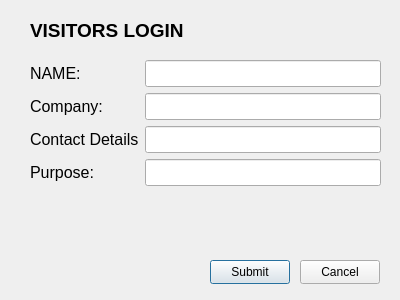
<?xml version="1.0" encoding="UTF-8"?>
<ui version="4.0">
 <class>guestwindow</class>
 <widget class="QDialog" name="guestwindow">
  <property name="geometry">
   <rect>
    <x>0</x>
    <y>0</y>
    <width>400</width>
    <height>300</height>
   </rect>
  </property>
  <property name="windowTitle">
   <string>Dialog</string>
  </property>
  <widget class="QWidget" name="formLayoutWidget">
   <property name="geometry">
    <rect>
     <x>30</x>
     <y>60</y>
     <width>351</width>
     <height>191</height>
    </rect>
   </property>
   <layout class="QFormLayout" name="formLayout">
    <item row="0" column="0">
     <widget class="QLabel" name="label">
      <property name="font">
       <font>
        <pointsize>12</pointsize>
       </font>
      </property>
      <property name="text">
       <string>NAME:</string>
      </property>
     </widget>
    </item>
    <item row="1" column="0">
     <widget class="QLabel" name="label_2">
      <property name="font">
       <font>
        <pointsize>12</pointsize>
       </font>
      </property>
      <property name="text">
       <string>Company:</string>
      </property>
     </widget>
    </item>
    <item row="2" column="0">
     <widget class="QLabel" name="label_3">
      <property name="font">
       <font>
        <pointsize>12</pointsize>
       </font>
      </property>
      <property name="text">
       <string>Contact Details</string>
      </property>
     </widget>
    </item>
    <item row="3" column="0">
     <widget class="QLabel" name="label_4">
      <property name="font">
       <font>
        <pointsize>12</pointsize>
       </font>
      </property>
      <property name="text">
       <string>Purpose:</string>
      </property>
     </widget>
    </item>
    <item row="0" column="1">
     <widget class="QLineEdit" name="fullNameLineEdit">
      <property name="font">
       <font>
        <pointsize>12</pointsize>
       </font>
      </property>
     </widget>
    </item>
    <item row="1" column="1">
     <widget class="QLineEdit" name="companyLineEdit">
      <property name="font">
       <font>
        <pointsize>12</pointsize>
       </font>
      </property>
     </widget>
    </item>
    <item row="2" column="1">
     <widget class="QLineEdit" name="contactLineEdit">
      <property name="font">
       <font>
        <pointsize>12</pointsize>
       </font>
      </property>
     </widget>
    </item>
    <item row="3" column="1">
     <widget class="QLineEdit" name="purposeLineEdit">
      <property name="font">
       <font>
        <pointsize>12</pointsize>
       </font>
      </property>
     </widget>
    </item>
   </layout>
  </widget>
  <widget class="QLabel" name="label_5">
   <property name="geometry">
    <rect>
     <x>30</x>
     <y>10</y>
     <width>351</width>
     <height>41</height>
    </rect>
   </property>
   <property name="font">
    <font>
     <pointsize>14</pointsize>
     <bold>true</bold>
    </font>
   </property>
   <property name="text">
    <string>VISITORS LOGIN</string>
   </property>
  </widget>
  <widget class="QPushButton" name="submitBtn">
   <property name="geometry">
    <rect>
     <x>210</x>
     <y>260</y>
     <width>80</width>
     <height>24</height>
    </rect>
   </property>
   <property name="text">
    <string>Submit</string>
   </property>
  </widget>
  <widget class="QPushButton" name="cancelBtn">
   <property name="geometry">
    <rect>
     <x>300</x>
     <y>260</y>
     <width>80</width>
     <height>24</height>
    </rect>
   </property>
   <property name="text">
    <string>Cancel</string>
   </property>
  </widget>
 </widget>
 <resources/>
 <connections/>
</ui>
